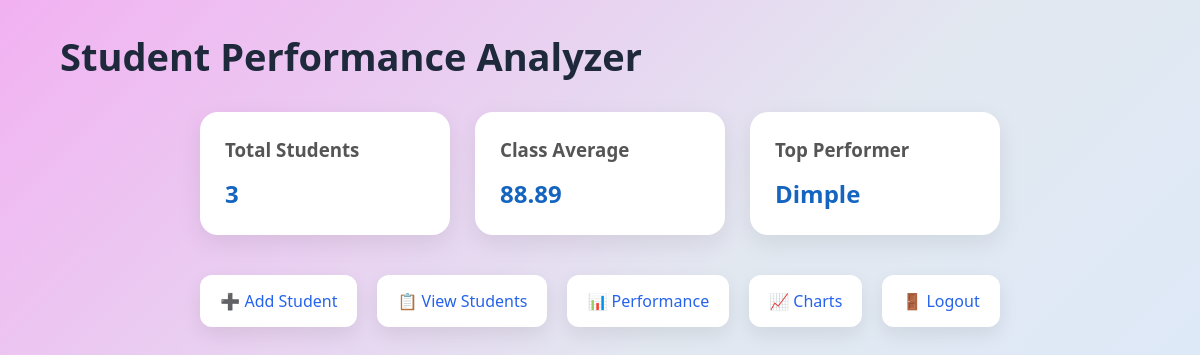
The page /dashboard (signed in) on the database as committed earlier.
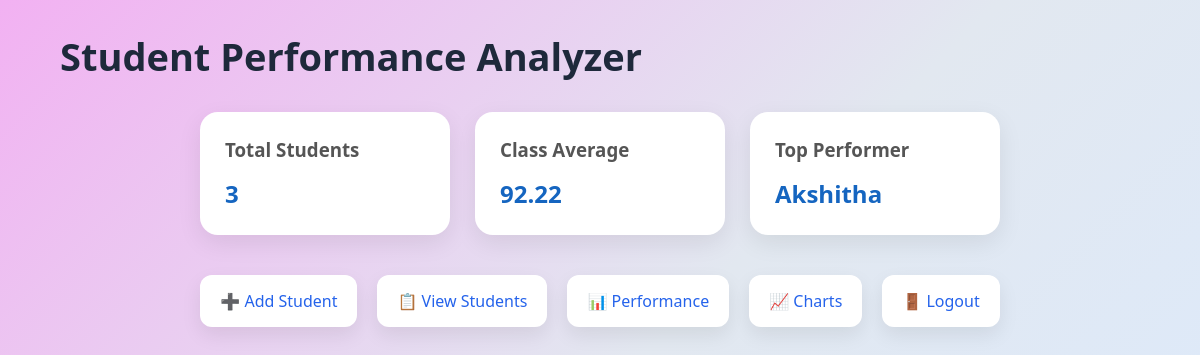
The same page on the database as committed later.
### database.py (models this page shows)
class Student(db.Model):
    __tablename__ = "students"
    id = db.Column(db.Integer, primary_key=True)
    name = db.Column(db.String(100), nullable=False)
    m1 = db.Column(db.Integer, nullable=False)
    m2 = db.Column(db.Integer, nullable=False)
    m3 = db.Column(db.Integer, nullable=False)
    average = db.Column(db.Float)
    grade = db.Column(db.String(5))

### app.py (the view)
@app.route("/dashboard")
def dashboard():
    if "user" not in session:
        return redirect("/login")
    total = Student.query.count()
    students = Student.query.all()
    class_avg = 0
    topper = "No Data"
    if total > 0:
        class_avg = round(
            sum(s.average for s in students) / total,
            2
        )
        top = max(students, key=lambda x: x.average)
        topper = top.name
    return render_template(
        "dashboard.html",
        total=total,
        class_avg=class_avg,
        topper=topper
    )

### templates/dashboard.html (shortened to what this page needs)
<!DOCTYPE html>
<html>
<head>
    <link rel="stylesheet"
    href="{{ url_for('static', filename='css/style.css') }}">
</head>
<body>
<div class="dashboard">
<h1>Student Performance Analyzer</h1>
<div class="cards">
<div class="card">
<h3>Total Students</h3>
<h2>{{total}}</h2>
</div>
<div class="card">
<h3>Class Average</h3>
<h2>{{class_avg}}</h2>
</div>
<div class="card">
<h3>Top Performer</h3>
<h2>{{topper}}</h2>
</div>
</div>
<div class="menu">
<a href="/add">➕ Add Student</a>
<a href="/view">📋 View Students</a>
<a href="/analysis">📊 Performance</a>
<a href="/bargraph">📈 Charts</a>
<a href="/logout">🚪 Logout</a>
</div>
</div>
</body>
</html>

Rows that differ between the two databases and show on the page:
no longer on this page (row edited): Student: name "Dimple"
now on this page (row edited): Student: name "Akshitha"
Other text that changed with them:
{{ class_avg }}: "88.89" → "92.22"
